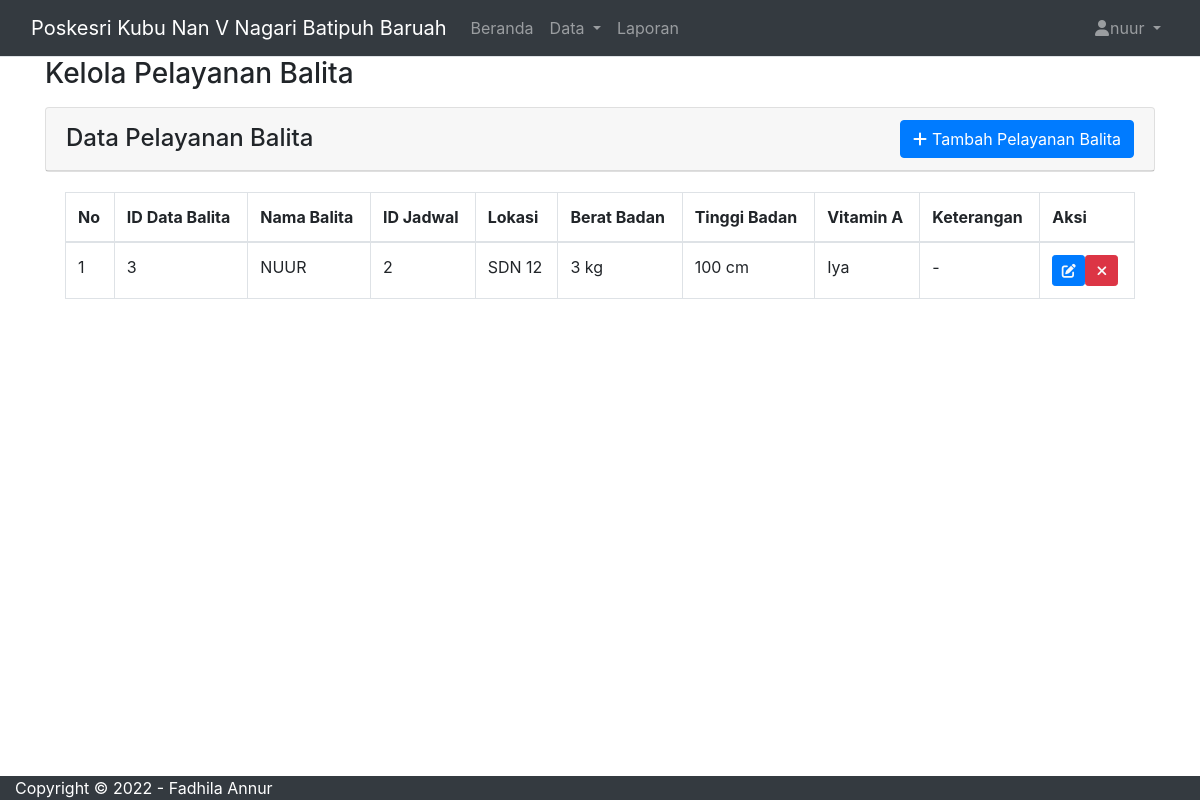
The page /admin/pelayanan_balita.php (signed in) on the database its author committed.
### tables this page shows
CREATE TABLE `pelayanan_balita` (
  `id_pelayanan_balita` int(11) NOT NULL,
  `id_data_balita` int(11) NOT NULL,
  `nama_balita` varchar(100) NOT NULL,
  `id_jadwal` varchar(255) NOT NULL,
  `lokasi` varchar(255) NOT NULL,
  `berat_badan` float NOT NULL,
  `tinggi_badan` float NOT NULL,
  `vitamin_a` varchar(255) NOT NULL,
  `keterangan` text NOT NULL
);

### admin/pelayanan_balita.php (the view, shortened to what this page needs)
<?php
include 'layout/header.php';
include '../koneksi.php';
$sql = "SELECT * FROM pelayanan_balita";
$result = $koneksi->query($sql);
?>
<div class="wrapper">
    <div class="main-panel">
        <div class="main-header">
            <?php include 'layout/navbar.php'; ?>
        </div>
        <div class="container">
            <div class="page-inner">
                <div class="page-header">
                    <h3 class="fw-bold mb-3">Kelola Pelayanan Balita</h3>
                </div>
                <div class="row">
                    <div class="col-md-12">
                        <div class="card">
                            <div class="card-header">
                                <div class="d-flex justify-content-between align-items-center">
                                    <h4 class="card-title mb-0">Data Pelayanan Balita</h4>
                                    <button type="button" class="btn btn-primary btn-round" data-bs-toggle="modal" data-bs-target="#pelayananBalitaModal" onclick="resetForm()">
                                        <i class="fa fa-plus"></i>
                                        Tambah Pelayanan Balita
                                    </button>
                                </div>
                            </div>
                        </div>
                        <div class="card-body">
                            <div class="table-responsive">
                                <table id="pelayananBalitaTable" class="table table-bordered table-hover">
                                    <thead>
                                        <tr>
                                            <th>No</th>
                                            <th>ID Data Balita</th>
                                            <th>Nama Balita</th>
                                            <th>ID Jadwal</th>
                                            <th>Lokasi</th>
                                            <th>Berat Badan</th>
                                            <th>Tinggi Badan</th>
                                            <th>Vitamin A</th>
                                            <th>Keterangan</th>
                                            <th>Aksi</th>
                                        </tr>
                                    </thead>
                                    <tbody>
                                        <?php
                                        if ($result->num_rows > 0) {
                                            $no = 0;
                                            while ($row = $result->fetch_assoc()) {
                                                $no++;
                                        ?>
                                                <tr>
                                                    <td><?php echo $no; ?></td>
                                                    <td><?php echo $row['id_data_balita']; ?></td>
                                                    <td><?php echo $row['nama_balita']; ?></td>
                                                    <td><?php echo $row['id_jadwal']; ?></td>
                                                    <td><?php echo $row['lokasi']; ?></td>
                                                    <td><?php echo $row['berat_badan'].' kg'; ?></td>
                                                    <td><?php echo $row['tinggi_badan'].' cm'; ?></td>
                                                    <td><?php echo $row['vitamin_a']; ?></td>
                                                    <td><?php echo $row['keterangan']; ?></td>
                                                    <td>
                                                        <div class="form-button-action d-flex">
                                                            <button class="btn btn-primary btn-sm edit-btn" data-bs-toggle="modal" data-bs-target="#pelayananBalitaModal" onclick="editPelayananBalita(<?php echo htmlspecialchars(json_encode($row)); ?>)">
                                                                <i class="fa fa-edit text-light"></i>
                                                            </button>
                                                            <a href="?delete=<?php echo $row['id_pelayanan_balita']; ?>" class="btn btn-danger btn-sm" onclick="return confirm('Are you sure you want to delete this record?')">
                                                                <i class="fa fa-times text-light"></i>
                                                            </a>
                                                        </div>
                                                    </td>
                                                </tr>
                                        <?php
                                            }
                                        } else {
                                            echo "<tr><td colspan='10' class='text-center'>No records found</td></tr>";
                                        }
                                        ?>
                                    </tbody>
                                </table>
                            </div>
                        </div>
                    </div>
                </div>
                <?php include 'layout/footer.php'; ?>

### admin/layout/header.php (style rules this page uses)
i { width: 15px; height: 15px; }

### admin/layout/footer.php (style rules this page uses)
body { display: flex; flex-direction: column; min-height: 100vh; }

### rows shown on the page
pelayanan_balita: id_data_balita "3", nama_balita "NUUR", id_jadwal "2", lokasi "SDN 12", berat_badan "3", tinggi_badan "100", vitamin_a "Iya", keterangan "-"

### other values the page prints
$_SESSION['username'] "nuur"
